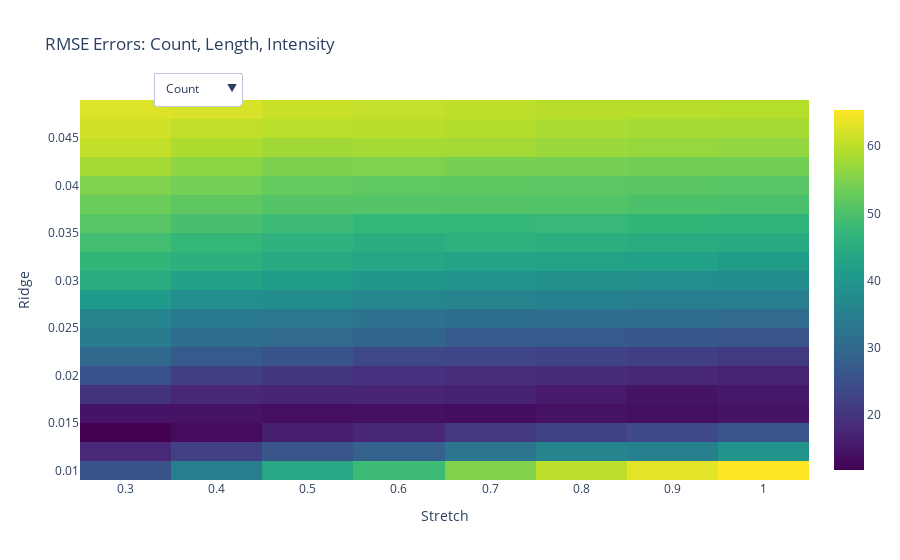

Source (notebook cell):
### Code cell
import plotly.graph_objects as go

# Assume 'heatmap_data_*' are your DataFrame objects for each RMSE error type
z_count = heatmap_data_count.values
z_length = heatmap_data_length.values
z_intensity = heatmap_data_intensity.values

x = heatmap_data_count.columns.tolist()  # Should be the same for all three DataFrames
y = heatmap_data_count.index.tolist()  # Ditto

# Initial heatmap
fig = go.Figure(data=go.Heatmap(z=z_count, x=x, y=y, colorscale='Viridis'))

# Update the layout to add dropdown
fig.update_layout(
    updatemenus=[
        dict(
            buttons=list([
                dict(
                    args=[{'z': [z_count], 'x': [x], 'y': [y]}],
                    label="Count",
                    method="update"
                ),
                dict(
                    args=[{'z': [z_length], 'x': [x], 'y': [y]}],
                    label="Length",
                    method="update"
                ),
                dict(
                    args=[{'z': [z_intensity], 'x': [x], 'y': [y]}],
                    label="Intensity",
                    method="update"
                ),
            ]),
            direction="down",
            pad={"r": 10, "t": 10},
            showactive=True,
            x=0.1,
            xanchor="left",
            y=1.1,
            yanchor="top"
        ),
    ]
)

# Add titles and labels
fig.update_layout(title="RMSE Errors: Count, Length, Intensity", xaxis=dict(title='Stretch'), yaxis=dict(title='Ridge'))

# Show the plot
fig.show()

### Figure 1 — Plotly figure (JSON) as saved in the notebook; plotly's stock layout.template omitted (floating-point values rounded to 4 significant figures; data arrays with more than 128 entries replaced by an {"elided": "..."} marker saying what was removed)
{"data": [{"colorscale": [[0, "#440154"], [0.1111, "#482878"], [0.2222, "#3e4989"], [0.3333, "#31688e"], [0.4444, "#26828e"], [0.5556, "#1f9e89"], [0.6667, "#35b779"], [0.7778, "#6ece58"], [0.8889, "#b5de2b"], [1, "#fde725"]], "type": "heatmap", "x": [0.3, 0.4, 0.5, 0.6, 0.7, 0.8, 0.9, 1], "y": [0.01, 0.012, 0.014, 0.016, 0.018, 0.02, 0.022, 0.024, 0.026, 0.028, 0.03, 0.032, 0.034, 0.036, 0.038, 0.04, 0.042, 0.044, 0.046, 0.048], "z": {"elided": "20x8 float values"}}], "layout": {"autosize": true, "title": {"text": "RMSE Errors: Count, Length, Intensity"}, "updatemenus": [{"buttons": [{"args": [{"x": [[0.3, 0.4, 0.5, 0.6, 0.7, 0.8, 0.9, 1]], "y": [[0.01, 0.012, 0.014, 0.016, 0.018, 0.02, 0.022, 0.024, 0.026, 0.028, 0.03, 0.032, 0.034, 0.036, 0.038, 0.04, 0.042, 0.044, 0.046, 0.048]], "z": {"elided": "1x20x8 float values"}}], "label": "Count", "method": "update"}, {"args": [{"x": [[0.3, 0.4, 0.5, 0.6, 0.7, 0.8, 0.9, 1]], "y": [[0.01, 0.012, 0.014, 0.016, 0.018, 0.02, 0.022, 0.024, 0.026, 0.028, 0.03, 0.032, 0.034, 0.036, 0.038, 0.04, 0.042, 0.044, 0.046, 0.048]], "z": {"elided": "1x20x8 float values"}}], "label": "Length", "method": "update"}, {"args": [{"x": [[0.3, 0.4, 0.5, 0.6, 0.7, 0.8, 0.9, 1]], "y": [[0.01, 0.012, 0.014, 0.016, 0.018, 0.02, 0.022, 0.024, 0.026, 0.028, 0.03, 0.032, 0.034, 0.036, 0.038, 0.04, 0.042, 0.044, 0.046, 0.048]], "z": {"elided": "1x20x8 float values"}}], "label": "Intensity", "method": "update"}], "direction": "down", "pad": {"r": 10, "t": 10}, "showactive": true, "x": 0.1, "xanchor": "left", "y": 1.1, "yanchor": "top"}], "xaxis": {"autorange": true, "range": [0.25, 1.05], "title": {"text": "Stretch"}, "type": "linear"}, "yaxis": {"autorange": true, "range": [0.009, 0.049], "title": {"text": "Ridge"}, "type": "linear"}}}
